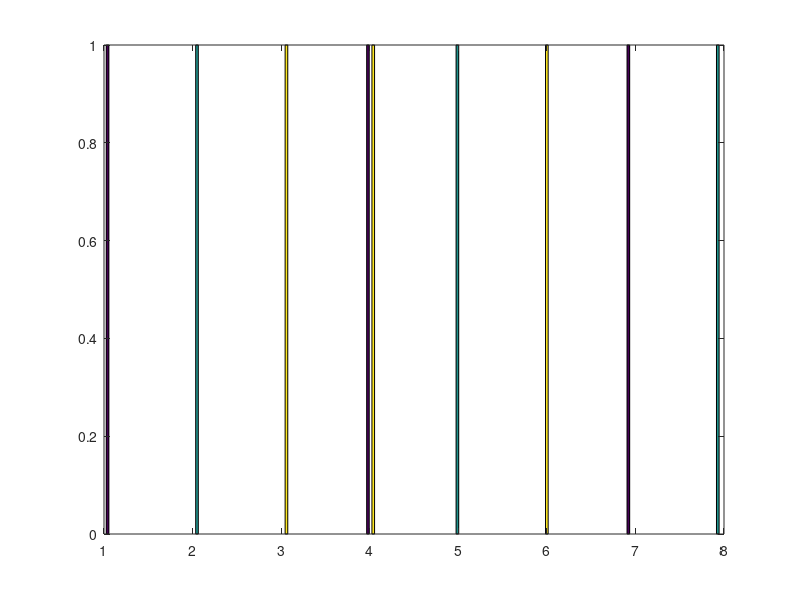

This chart was generated by the following MATLAB code: (Note: this script raises an error after producing the figure.)
% The ; denotes a new row
A = [1 2 3; 4 5 6; 7 8 4]
B = [1 4 3; 5 2 3; 1 4 4]

% This is a vector
v = [1; 2; 3]

[m, n] = size(A) % returns a row matrix
size(A, 1) % return the 1st element of size i.e #row
size(A, 2) %            2nd                     #col

length(A) % return the size of the longest dimension

% get 2nd row 3rd column of a matric
a_23 = A(2, 3)

A(2:3, 1:2)
A([1, 3], :) % get row 1 and 3, all the columns
% USE THESE FOR ASSIGNMENT AS WELL

[A [10; 11; 12]] % add another column to the right
% USE THIS TO CONCATENATING 2 matrix as well
[A; B] % to the bottom

A(:) % put all elements of A in a single vector

% scalar multiplication
5*A
A/2

% add matrix with scalar
A + 5

% multiply matrices
A * v

A .* B % multiply element-wise
A .^ 2
1 ./ A
log(A) % element-wise as well
exp(A) % ....................
abs(A) % ....................
A < 3  % ....................

% a 2 by 2 identity matrix
I = eye(2)

% transpose
A'

% inverse
pinv(A)
inv(A)
% pinv() compute inverse of (X'*X) even when it is non-invertible

val = max(A) % return the maximum value of each COLUMN A
[val, ind] = max(A) % return the index as well
max(A, B) % take elemen-wise maximum
max(A, [], 1) % take column-wise maximum
max(A, [], 2) % take row-wise maximum
max(max(A)) % return overall maximum

1 && 0 % AND
1 || 0 % OR
xor(1, 0) % XOR

1 ~= 2

2^6 == 64

a = pi; % semicolon supression output

disp(a); % display a even with semicolon

disp(sprintf('2 decimals: %0.2f', a)) % print string with C-style

format long
format short

v = 1:0.25:2 % row matrix 1 through 2 with step 0.25

ones(2, 3) % 2 by 3 matrix of all 1

zeros(1, 3)

rand(1, 3) % 1 by 3 matrix of all random numbers between 0 and 1

randn(1, 3) % 1 by 3 matrix of random numbers in Gaussian distribution with mean 0 and standard deviation 1

mean(v)
std(v) % compute standard derivative

w = -6 + sqrt(10)*randn(1, 10000);
hist(A, 50) % histogram of A with 50 bins

pwd % return the current path

addpath('/media/tran/19EC-1803/Working_space/public/HUST/Machine_learning/coursera') % add address to octave search path

load('newfile.py') % load file (maybe in form of matrix)

who % show variables in the workspace
whos % gives more details
clear variables_name % remove a variable from the current scope, clear all if no parameters

save newfile.py A % save A to a file
save newfile.py A -ascii % save in human-readable instead of binary in case A is too large

find(v < 2)
[r, c] = find(A < 3) % return indexes

magic(4) % create a matrix with rows, columns, diagonals sums up to same thing

sum(v)
sum(A, 1) % column-wise sum
sum(A, 2) % row-wise sum
prod(v)
floor(v)
ceil(v)

flipud(A)

t = [0:0.01:0.98]
y = sin(t)
z = cos(t)
plot(t, y)
hold on;
plot(t, z, 'r')
xlable('time')
ylabel('value')
legend('sin', 'cos')
title('My plot')
print -dpng 'my_plot.png'
close
figure(1); plot(t, y)
figure(2), plot(t, z)
subplot(1, 2, 1) % divide plot a 1 by 2 grid, access the 1st element
plot(t, y)
subplot(1, 2, 2) % ......
plot(t, z)
axis([-3 3 -2 2])
clf
imagesc(A)
imagesc(A), colorbar, colormap gray;

% NOTE that octave indexes from 1, not 0.
v = magic(3)(:)
for i = 1:10,
    v(i) = 2^i;
    end;

i = 1
while true,
    v(i) = 100;
    if i == 1,
        disp('Starting');
    elseif i == 2,
        disp('OK');
    else
        break;
        end;
    i = i + 1;
    end;



PS1('>> ')